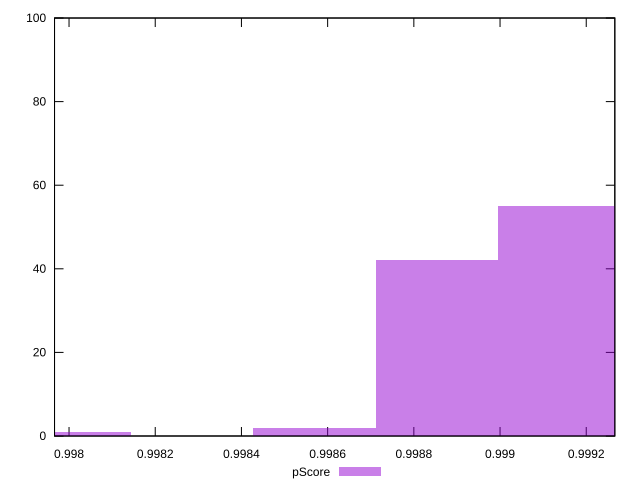

Here is the gnuplot script that generated this plot:
reset

$pScore <<EOF
0.9991383274491135 55
0.9988539157418976 42
0.9980006806202503 1
0.9985695040346818 2
EOF

set key outside below
set boxwidth 0.0002844117072158023
set xrange [0.997966367600216:0.9992662973274686]
set yrange [0:100]
set trange [0:100]
set style fill transparent solid 0.5 noborder
set terminal svg size 640, 490 enhanced background rgb 'white'
set output "report_00008_2021-01-22T20:58:29.167/mainthread-work-breakdown/samples/pages+cached+noexternal+nosvg/pScore/histogram.svg"

plot $pScore title "pScore" with boxes

reset
